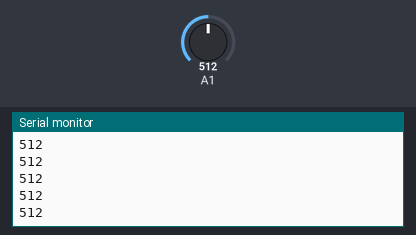
The sketch below on a simulated Arduino Uno, built with avr-gcc and run on an emulated ATmega328P. On the bench: the last lines printed to the serial monitor. The test bench sets the inputs (shaded band); at power-on: A1 = 512.

Above: at 1.2 s.
1.3 s: A1 set to 716
At 1.31 s:
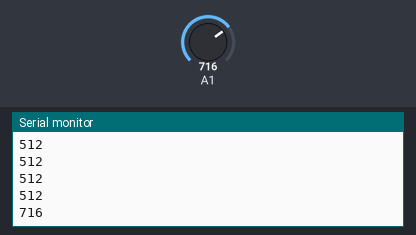
2.8 s: A1 set to 900
At 2.81 s:
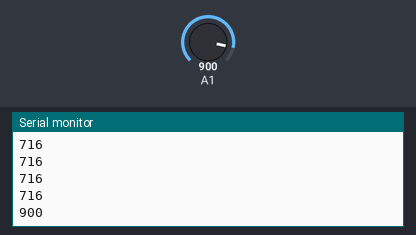
Timing chart, 0 to 5.8 s (numbered marks = the images above; inputs shaded):
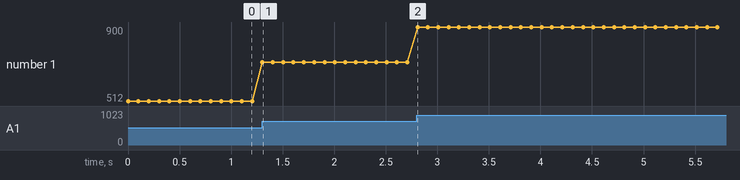

The sketch:

nancyRocks.ino
```cpp
int readingIR;

void setup() {
  Serial.begin(9600);
  //pinMode(A1, INPUT);

}

void loop() {
  readingIR = analogRead(A1);
  Serial.println(readingIR);
  delay(100);

}
```

Measured:
- after the input at 1.3 s, the serial monitor: prints a new line at once (image 1)
- after the input at 2.8 s, the serial monitor: prints a new line at once (image 2)
- plotted number 1: 512 → 716 after the input at 1.3 s, 716 → 900 after the input at 2.8 s
